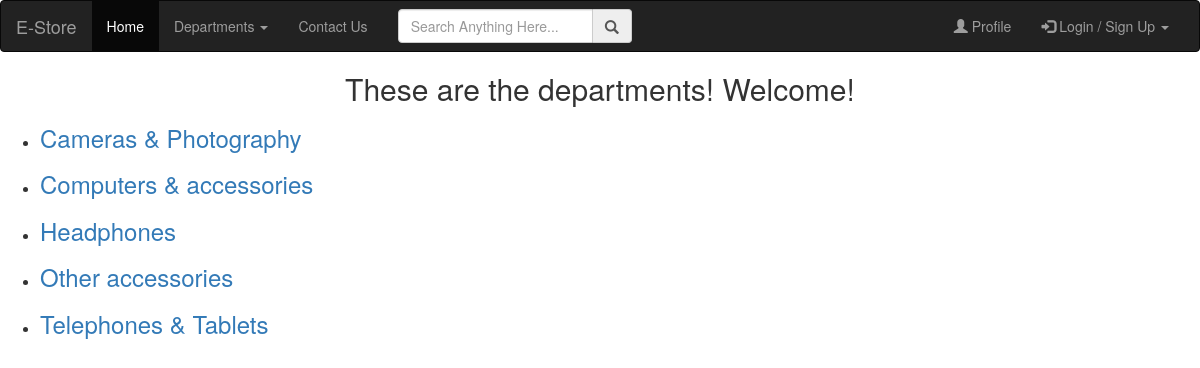
Page /departments/ on the earlier database version.
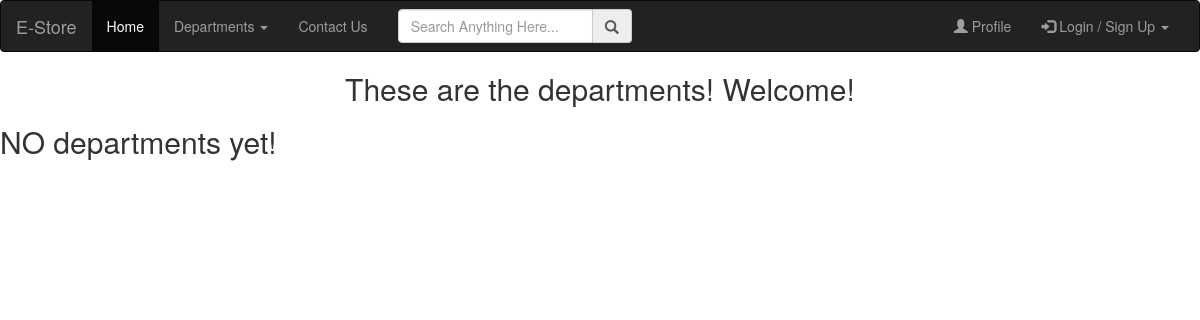
Same page on the later database version.
### store/models.py (models this page shows, shortened)
class Department(models.Model):
    dep_name = models.CharField(max_length=255)

### store/views.py (the view)
# urls.py: path('departments/', departments, name="departments"),
def departments(request):
    all_deps = Department.objects.order_by('dep_name')
    return render(request, "store/departments.html", {"all_deps": all_deps})

### store/templates/store/departments.html
{%extends "store/layout.html" %}
{%block content%}
    <center><h2>These are the departments! Welcome!</h2></center>
    {% if all_deps %}
    <ul>
        {% for dep in all_deps %}
        <li><h3><a href="{% url 'store:get_dep_by_id' dep.id %}">{{dep.dep_name}}</a></h3></li>
        {% endfor %}
    </ul>
    {% else %}
        <h2>NO departments yet!</h2>
    {% endif %}
{% endblock %}

Differences in the rows shown:
removed Department: dep_name "Cameras & Photography"
removed Department: dep_name "Computers & accessories"
removed Department: dep_name "Headphones"
removed Department: dep_name "Other accessories"
removed Department: dep_name "Telephones & Tablets"
Other differences:
text now shown: "NO departments yet!"
